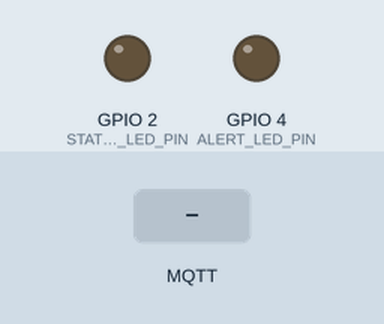
A sketch run on a simulated ESP32. Shown: output pins drawn as LEDs (lit = HIGH). The test bench sets the inputs (shaded band). WiFi joins after 1.5 s; servers stay silent unless stated; random numbers use the default seed unless the sketch sets one; no MQTT or app messages arrive unless stated; what the sketch prints to the serial monitor is not drawn.

Above: at 0.1 s.
At 2.7 s:
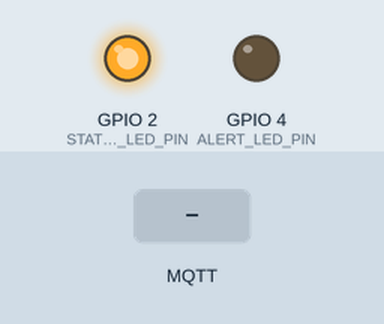
2.8 s: MQTT message "ISOLATE_INTERFACE" arrives on the first subscribed topic
4.3 s: MQTT message "1" arrives on the first subscribed topic
Timing chart, 0 to 7.3 s (numbered marks = the images above; inputs shaded):
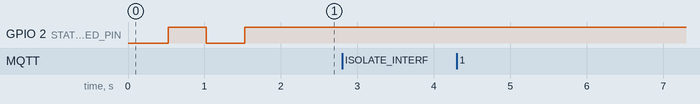

Measured:
- after the input at 2.8 s, every drawn part: stays the same
- after the input at 4.3 s, every drawn part: stays the same

The sketch:

esp32_agent.ino
```cpp
/*
 * RakshaSphere — Production ESP32 / Arduino Microcontroller Security Firmware
 * File: iot-agent/esp32_firmware/esp32_agent.ino
 * Target Hardware: ESP32 DevKit v1 / ESP-WROOM-32
 *
 * Features:
 *  - Automated Wi-Fi reconnect handler
 *  - MQTT Client with TLS/QoS 1 telemetry publishing (PubSubClient)
 *  - Real-time RSSI signal strength & free heap sampling
 *  - JSON telemetry serialization via ArduinoJson v6
 *  - Last Will and Testament (LWT) disconnect notification
 *  - Hardware GPIO LED indicators (STATUS_LED = GPIO 2, ALERT_LED = GPIO 4)
 */

#include <WiFi.h>
#include <PubSubClient.h>
#include <ArduinoJson.h>

// Wi-Fi Credentials
const char* WIFI_SSID     = "RakshaSphere_Secure_IoT";
const char* WIFI_PASSWORD = "EnterpriseSecretPassword123";

// MQTT Broker Configuration
const char* MQTT_SERVER   = "192.168.1.100"; // RakshaSphere Mosquitto IP
const int   MQTT_PORT     = 1883;
const char* MQTT_USER     = "esp32_gateway_01";
const char* MQTT_PASS     = "device_secure_pass";

// Device Identification
const char* DEVICE_ID     = "ESP32-GW-89A02";
const char* HARDWARE_REV  = "v2.1-PROD";
const char* FIRMWARE_VER  = "1.2.0-RELEASE";

// Topic Definitions
char TELEMETRY_TOPIC[64];
char COMMAND_TOPIC[64];
char LWT_TOPIC[64];

// GPIO Pins
const int STATUS_LED_PIN = 2; // Onboard LED
const int ALERT_LED_PIN  = 4; // Anomaly Warning LED

WiFiClient espClient;
PubSubClient client(espClient);

unsigned long lastTelemetryTime = 0;
const unsigned long TELEMETRY_INTERVAL_MS = 15000; // 15 seconds

void setupWifi() {
  delay(10);
  Serial.println();
  Serial.print("[WiFi] Connecting to SSID: ");
  Serial.println(WIFI_SSID);

  WiFi.mode(WIFI_STA);
  WiFi.begin(WIFI_SSID, WIFI_PASSWORD);

  int retries = 0;
  while (WiFi.status() != WL_CONNECTED && retries < 20) {
    delay(500);
    Serial.print(".");
    digitalWrite(STATUS_LED_PIN, !digitalRead(STATUS_LED_PIN)); // Blink while connecting
    retries++;
  }

  if (WiFi.status() == WL_CONNECTED) {
    digitalWrite(STATUS_LED_PIN, HIGH);
    Serial.println("");
    Serial.println("✅ [WiFi] Connected successfully.");
    Serial.print("   IP Address: ");
    Serial.println(WiFi.localIP());
  } else {
    Serial.println("\n⚠️ [WiFi] Connection timeout. Retrying in background...");
    digitalWrite(STATUS_LED_PIN, LOW);
  }
}

void mqttCallback(char* topic, byte* payload, unsigned int length) {
  Serial.print("📩 [MQTT Command Received] Topic: ");
  Serial.println(topic);

  StaticJsonDocument<512> doc;
  DeserializationError error = deserializeJson(doc, payload, length);

  if (error) {
    Serial.print("⚠️ [MQTT] JSON deserialization failed: ");
    Serial.println(error.c_str());
    return;
  }

  const char* action = doc["action"];
  Serial.print("   Action Directive: ");
  Serial.println(action);

  if (strcmp(action, "ISOLATE_INTERFACE") == 0) {
    Serial.println("🚨 [EMERGENCY REMEDIATION] Executing hardware interface isolation!");
    digitalWrite(ALERT_LED_PIN, HIGH);
  } else if (strcmp(action, "RESET_ALERT") == 0) {
    Serial.println("✅ [REMEDIATION] Resetting hardware alert status.");
    digitalWrite(ALERT_LED_PIN, LOW);
  }
}

void reconnectMqtt() {
  while (!client.connected()) {
    Serial.print("[MQTT] Attempting connection to broker...");

    // Last Will and Testament payload
    StaticJsonDocument<128> lwtDoc;
    lwtDoc["deviceId"] = DEVICE_ID;
    lwtDoc["status"]   = "OFFLINE";
    lwtDoc["reason"]   = "UNEXPECTED_DISCONNECT";
    char lwtBuffer[128];
    serializeJson(lwtDoc, lwtBuffer);

    if (client.connect(DEVICE_ID, MQTT_USER, MQTT_PASS, LWT_TOPIC, 1, true, lwtBuffer)) {
      Serial.println(" Connected! ✅");

      // Subscribe to device command topic
      client.subscribe(COMMAND_TOPIC, 1);
      Serial.print("[MQTT] Subscribed to topic: ");
      Serial.println(COMMAND_TOPIC);

      // Publish Online status
      client.publish(LWT_TOPIC, "{\"status\":\"ONLINE\"}", true);
    } else {
      Serial.print(" Failed, rc=");
      Serial.print(client.state());
      Serial.println(". Retrying in 5 seconds...");
      delay(5000);
    }
  }
}

void sendTelemetry() {
  StaticJsonDocument<512> doc;
  doc["deviceId"]          = DEVICE_ID;
  doc["hardwareRev"]       = HARDWARE_REV;
  doc["firmwareVersion"]   = FIRMWARE_VER;
  doc["uptimeMs"]          = millis();
  doc["freeHeapBytes"]     = ESP.getFreeHeap();
  doc["wifiRssiDbm"]       = WiFi.RSSI();
  doc["cpuFreqMhz"]        = ESP.getCpuFreqMHz();

  JsonObject network = doc.createNestedObject("networkStats");
  network["activeSockets"] = random(4, 18);
  network["rxBytesSec"]    = random(1024, 4096);
  network["txBytesSec"]    = random(512, 2048);

  char jsonBuffer[512];
  serializeJson(doc, jsonBuffer);

  boolean success = client.publish(TELEMETRY_TOPIC, jsonBuffer, false);
  if (success) {
    Serial.print("📡 [Telemetry Published] Topic: ");
    Serial.print(TELEMETRY_TOPIC);
    Serial.print(" | Heap: ");
    Serial.print(ESP.getFreeHeap());
    Serial.print(" bytes | RSSI: ");
    Serial.print(WiFi.RSSI());
    Serial.println(" dBm");
  } else {
    Serial.println("⚠️ [Telemetry Failed] Could not transmit MQTT payload.");
  }
}

void setup() {
  Serial.begin(115200);
  pinMode(STATUS_LED_PIN, OUTPUT);
  pinMode(ALERT_LED_PIN, OUTPUT);
  digitalWrite(STATUS_LED_PIN, LOW);
  digitalWrite(ALERT_LED_PIN, LOW);

  // Format topics
  snprintf(TELEMETRY_TOPIC, sizeof(TELEMETRY_TOPIC), "rakshasphere/devices/%s/telemetry", DEVICE_ID);
  snprintf(COMMAND_TOPIC, sizeof(COMMAND_TOPIC), "rakshasphere/devices/%s/commands", DEVICE_ID);
  snprintf(LWT_TOPIC, sizeof(LWT_TOPIC), "rakshasphere/devices/%s/status", DEVICE_ID);

  Serial.println("=================================================");
  Serial.println("🛡️ RAKSHASPHERE ESP32 IoT SECURITY FIRMWARE v1.2");
  Serial.print("   Device ID: "); Serial.println(DEVICE_ID);
  Serial.print("   Firmware:  "); Serial.println(FIRMWARE_VER);
  Serial.println("=================================================");

  setupWifi();
  client.setServer(MQTT_SERVER, MQTT_PORT);
  client.setCallback(mqttCallback);
}

void loop() {
  if (WiFi.status() != WL_CONNECTED) {
    setupWifi();
  }

  if (!client.connected()) {
    reconnectMqtt();
  }

  client.loop();

  unsigned long now = millis();
  if (now - lastTelemetryTime > TELEMETRY_INTERVAL_MS) {
    lastTelemetryTime = now;
    sendTelemetry();
  }
}
```
